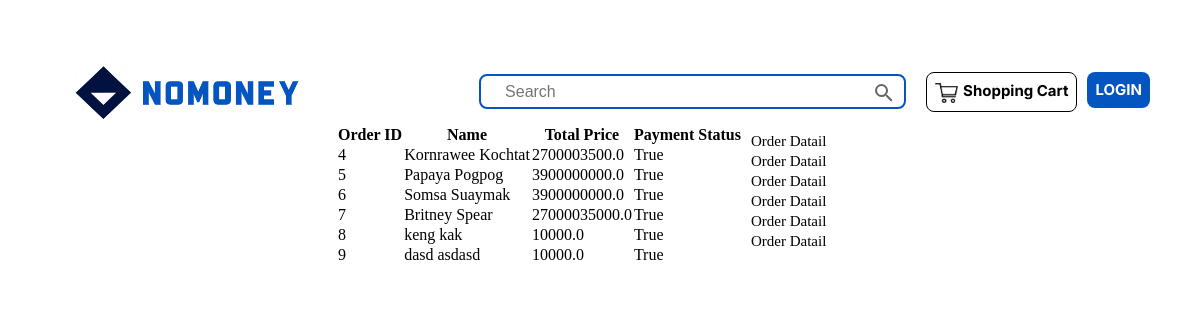
The app's page /order_list/ with its own data.
### goods/models.py (models this page shows, shortened)
class Ordered(models.Model):
    user = models.ForeignKey(User, on_delete=models.CASCADE)
    products = models.ManyToManyField(Product)
    total_price = models.FloatField(null=True)
    firstname = models.CharField(max_length=31, null=True)
    lastname = models.CharField(max_length=31, null=True)
    address = models.CharField(max_length=255, null=True)
    tel = models.CharField(max_length=10, null=True)
    paid = models.BooleanField(default=False)
    datetime = models.DateTimeField(auto_now=True)

### goods/views.py (the view)
# urls.py: path("order_list/", views.ordered_list, name="ordered_list"),
def ordered_list(request):
    orders = Ordered.objects.all()
    template = loader.get_template('shop/ordered.html')
    context = {
        'orders': orders,
    }
    return HttpResponse(template.render(context, request))

### goods/templates/shop/ordered.html (shortened to what this page needs)
{% extends "master.html" %}
{% block content %}
    <table class="table">
        <thead>
            <tr>
                <th>Order ID</th>
                <th>Name</th>
                <th>Total Price</th>
                <th>Payment Status</th>
                <th></th>
            </tr>
        </thead>
        <tbody>
            {% for item in orders %}
                <tr>
                    <td>{{ item.id }}</td>
                    <td>{{ item.firstname }} {{ item.lastname }}</td>
                    <td>{{ item.total_price }}</td>
                    <td>{{ item.paid }}</td>
                    <td><a href="{% url 'order_detail' item.id %}">Order Datail</a></td>
                </tr>
            {% endfor %}
        </tbody>
    </table>
{% endblock %}

### goods/static/css/main.css (style rules this page uses)
* { margin: 0; padding: 0; position: sticky; box-sizing: border-box; }
.topnav a { position: sticky; float: left; color: black; text-align: center; padding: 8px; text-decoration: none; font-size: 15px; line-height: 20px; border-radius: 8px; margin-top: -28px; }

### records on screen
Ordered: id "4", firstname "Kornrawee", lastname "Kochtat", total_price "2700003500.0", paid "True"
Ordered: id "5", firstname "Papaya", lastname "Pogpog", total_price "3900000000.0", paid "True"
Ordered: id "6", firstname "Somsa", lastname "Suaymak", total_price "3900000000.0", paid "True"
Ordered: id "7", firstname "Britney", lastname "Spear", total_price "27000035000.0", paid "True"
Ordered: id "8", firstname "keng", lastname "kak", total_price "10000.0", paid "True"
Ordered: id "9", firstname "dasd", lastname "asdasd", total_price "10000.0", paid "True"
